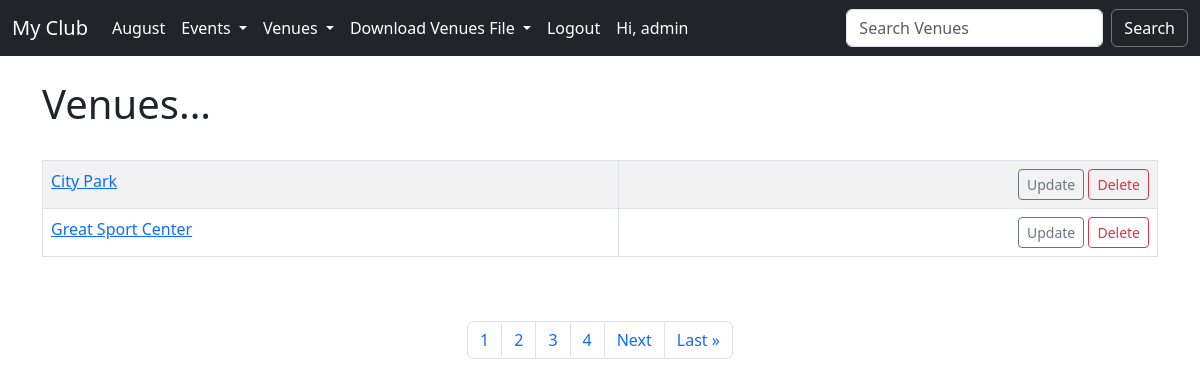
/list_venues/ (signed in), run on the app's committed database.
### events/models.py (models this page shows)
class Venue(models.Model):
    name = models.CharField('Venue Name', max_length=120)
    address = models.CharField(max_length=300)
    zip_code = models.CharField('Zip Code', max_length=15)
    phone = models.CharField('Contact Phone', max_length=25, blank=True)
    web = models.URLField('Website Address', blank=True)
    email_address = models.EmailField('Email Address', blank=True)
    owner = models.ForeignKey(User, related_name='venues', on_delete=models.CASCADE)
    venue_image = models.ImageField(null=True, blank=True, upload_to='images/')
    def __str__(self):
        return self.name

### events/views.py (the view)
# urls.py: path('list_venues/', views.list_venues, name='list_venues'),
@login_required
def list_venues(request):
    p = Paginator(Venue.objects.all(), 2)
    page = request.GET.get('page')
    venues = p.get_page(page)
    nums = "a" * venues.paginator.num_pages
    context = {
        'venues': venues,
        'nums': nums
    }
    return render(request, 'events/list_venues.html', context)

### events/templates/events/list_venues.html (shortened to what this page needs)
{% extends "events/base.html" %}
{% block content %}
    <h1 class="mt-4">Venues...</h1>
    <br/>
    <table class="table table-striped table-hover table-bordered">
        {% for venue in venues %}
            <tr>
                <td>
                    <a href="{% url 'show_venue' venue.id %}">{{ venue }}</a>
                </td>
                {% if user.is_authenticated %}
                    {% if user == venue.owner or user.is_superuser%}
                        <td align="right">
                            <a href="{% url 'update_venue' venue.id %}" class="btn btn-outline-secondary btn-sm">Update</a>
                            <a href="{% url 'delete_venue' venue.id %}" class="btn btn-outline-danger btn-sm">Delete</a>
                        </td>
                    {% endif %}
                {% endif %}
            </tr>
        {% endfor %}
    </table>
    <br/><br/>
    <nav aria-label="Page navigation example">
        <ul class="pagination justify-content-center">
            {% for i in nums %}
                <li class="page-item"><a class="page-link" href="?page={{ forloop.counter }}">{{ forloop.counter }}</a></li>
            {% endfor %}
            {% if venues.has_next %}
                <li class="page-item"><a class="page-link" href="?page={{ venues.next_page_number }}">Next</a></li>
                <li class="page-item"><a class="page-link" href="?page={{ venues.paginator.num_pages }}">Last &raquo</a></li>
            {% endif %}
        </ul>
    </nav>
    <br/>
{% endblock content %}

### events/templates/events/navbar.html (shortened to what this page needs)
<nav class="navbar navbar-expand-lg navbar-dark bg-dark">
    <div class="container-fluid">
        <a class="navbar-brand" href="{% url 'home' %}">My Club</a>
        <div class="collapse navbar-collapse" id="navbarSupportedContent">
            <ul class="navbar-nav me-auto mb-2 mb-lg-0">
                <li class="nav-item">
                    <a class="nav-link text-white" href="{% url 'home' '2024' 'August' %}">August</a>
                </li>
                <li class="nav-item dropdown">
                    <a class="nav-link dropdown-toggle text-white" href="#" role="button" data-bs-toggle="dropdown" aria-expanded="false">
                      Events
                    </a>
                </li>
                <li class="nav-item dropdown">
                    <a class="nav-link dropdown-toggle text-white" href="#" id="navbarDropdown" role="button" data-bs-toggle="dropdown" aria-expanded="false">
                        Venues
                    </a>
                  </li>
                <li class="nav-item dropdown">
                    <a class="nav-link dropdown-toggle text-white" href="#" role="button" data-bs-toggle="dropdown" aria-expanded="false">
                      Download Venues File
                    </a>
                </li>
                {% if user.is_authenticated%}
                    <li class="nav-item">
                        <a class="nav-link text-white" href="{% url 'logout' %}">Logout</a>
                    </li>
                    <li class="nav-item">
                        <a class="nav-link text-white">Hi, {{ user.username }}</a>
                    </li>
                {% endif %}
            </ul>
            <form class="d-flex" role="search" method="POST" action="{% url 'search_venues' %}">
                <input class="form-control me-2" type="search" placeholder="Search Venues" aria-label="Search" name="searched">
                <button class="btn btn-outline-secondary text-white" type="submit">Search</button>
            </form>
        </div>
    </div>
</nav>

### data on the page
Venue: name "City Park", shows "Update"
Venue: name "Great Sport Center", shows "Update"

### other printed values
{{ user.username }} "admin"
